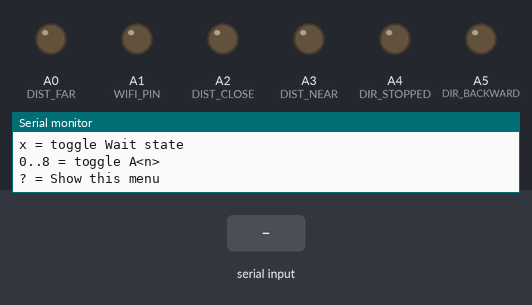
The sketch below on a simulated Arduino Nano, built with avr-gcc and run on an emulated ATmega328P. Shown: output pins drawn as LEDs (lit = HIGH), the last lines printed to the serial monitor. Dashed ring = blinking. The test bench sets the inputs (shaded band).

Above: at 1.2 s.
1.3 s: "<t>" received over Serial
At 2.03 s:
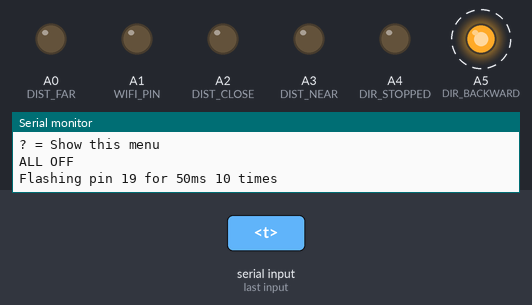
4.3 s: byte 97 ('a') received over Serial
At 4.51 s:
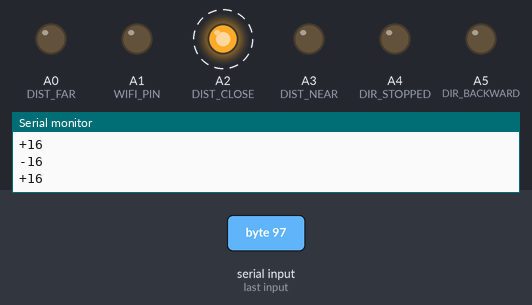
At 14.32 s:
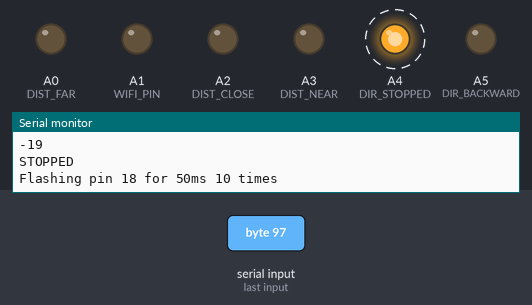
Timing chart, 0 to 15.9 s (numbered marks = the images above; inputs shaded):
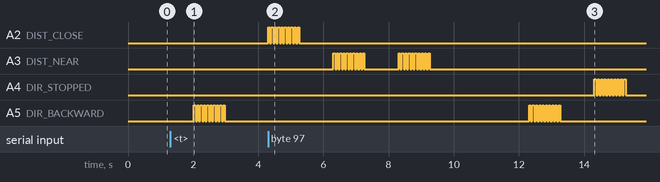

Measured:
- after the input at 1.3 s, A5 (DIR_BACKWARD): alternates HIGH for 0.05 s and LOW for 0.05 s, 20 changes in all, then stays LOW, starting after 0.72 s
- after the input at 4.3 s, A2 (DIST_CLOSE): alternates HIGH for 0.05 s and LOW for 0.05 s, 20 changes in all, then stays LOW, starting at once; A3 (DIST_NEAR): goes 9 × (HIGH 0.05 s, LOW 0.05 s), HIGH 0.05 s, LOW 1.1 s, 9 × (HIGH 0.05 s, LOW 0.05 s), HIGH 0.05 s, then LOW, starting after 2.0 s

The sketch:

RGBLED_Tester.ino
```cpp
/*
	Name:       RGBLED_Tester.ino
	Created:	10/15/2018 6:20:59 PM
	Author:     THOR\bob
*/

#define DIST_FAR		A0
#define DIST_NEAR		A3
#define DIST_CLOSE		A2
#define WIFI_PIN		A1
#define POWER_PIN		A7
#define DIR_FORWARD		A6
#define DIR_BACKWARD	A5
#define DIR_STOPPED		A4

bool waitForIt = false;
bool tracePins = false;

void setup () {
	Serial.begin ( 115200 );
	pinMode ( DIST_CLOSE, OUTPUT );
	pinMode ( DIST_NEAR, OUTPUT );
	pinMode ( DIST_FAR, OUTPUT );
	pinMode ( POWER_PIN, OUTPUT );
	pinMode ( WIFI_PIN, OUTPUT );
	pinMode ( DIR_FORWARD, OUTPUT );
	pinMode ( DIR_BACKWARD, OUTPUT );
	pinMode ( DIR_STOPPED, OUTPUT );

	//while (!Serial.available ()) {
	//	flashPin ( DIST_CLOSE, 10, 50 );
	//	flashPin ( DIST_NEAR, 10, 50 );
	//	flashPin ( DIST_FAR, 10, 50 );
	//	flashPin ( POWER_PIN, 10, 50 );
	//	flashPin ( WIFI_PIN, 10, 50 );
	//	flashPin ( DIR_FORWARD, 10, 50 );
	//	flashPin ( DIR_BACKWARD, 10, 50 );
	//	flashPin ( DIR_STOPPED, 10, 50 );
	//}

	showMenu ();
}
void showMenu () {
	Serial.println ( F ( "c = Close (RED)" ) );
	Serial.println ( F ( "n = Near (BLUE)" ) );
	Serial.println ( F ( "f = Far (GREEN)" ) );
	Serial.println ( F ( "> = FORWARD (GREEN)" ) );
	Serial.println ( F ( "< = Backward (RED)" ) );
	Serial.println ( F ( "s = Stopped (BLUE)" ) );
	Serial.println ( F ( "p = Toggle Power Pin (RED)" ) );
	Serial.println ( F ( "w = Toggle WiFi Pin (BLUE)" ) );
	Serial.println ( F ( "t = Toggle Pin Tracing" ) );
	Serial.println ( F ( "l = Light Show" ) );
	Serial.println ( F ( "+ = All On" ) );
	Serial.println ( F ( "- = All off" ) );
	Serial.println ( F ( "a = Flash All Pins and hold" ) );
	Serial.println ( F ( "x = toggle Wait state" ) );
	Serial.println ( F ( "0..8 = toggle A<n>" ) );
	Serial.println ( F ( "? = Show this menu" ) );
}

void turnOn ( int pin ) {
	if (tracePins) {
		Serial.print ( '+' );
		Serial.println ( pin );
	}
	digitalWrite ( pin, HIGH );
}

void turnOff ( int pin ) {
	if (tracePins) {
		Serial.print ( '-' );
		Serial.println ( pin );
	}
	digitalWrite ( pin, LOW );
}

void loop () {
	if (Serial.available ()) {
		char cmd = Serial.read ();
		switch (cmd) {
		case 0x10:
		case 0x13:
			return;

		case 't':
			tracePins = !tracePins;
			Serial.print ( F ( "Trace Pins " ) );
			Serial.println ( ( tracePins )?"ENABLED":"DISABLED" );
			break;

		case 'c':
			allOff ();
			Serial.println ( F ( "CLOSE" ) );
			waitForIt = true;
			return;

		case 'n':
			allOff ();
			flashPin ( DIST_NEAR, 10, 50 );
			turnOn ( DIST_NEAR );
			Serial.println ( F ( "NEAR" ) );
			waitForIt = true;
			return;

		case 'l':
			lightShow ();
			allOff ();
			break;
		case 'f':
			allOff ();
			flashPin ( DIST_NEAR, 10, 50 );
			turnOn ( DIST_NEAR );
			Serial.println ( F ( "FAR" ) );
			waitForIt = true;
			return;

		case '>':
			allOff ();
			flashPin ( DIR_FORWARD, 10, 50 );
			turnOn ( DIR_FORWARD );
			Serial.println ( F ( "FORWARD" ) );
			waitForIt = true;
			return;

		case '<':
			allOff ();
			flashPin ( DIR_BACKWARD, 10, 50 );
			turnOn ( DIR_BACKWARD );
			Serial.println ( F ( "BACKWARD" ) );
			waitForIt = true;
			return;

		case 's':
			allOff ();
			flashPin ( DIR_STOPPED, 10, 50 );
			turnOn ( DIR_STOPPED );
			Serial.println ( F ( "STOPPED" ) );
			waitForIt = true;
			return;

		case 'p':
			allOff ();
			flashPin ( POWER_PIN, 10, 50 );
			turnOn ( POWER_PIN );
			Serial.println ( F ( "POWER" ) );
			waitForIt = true;
			return;

		case 'w':
			allOff ();
			flashPin ( WIFI_PIN, 10, 50 );
			turnOn ( WIFI_PIN );
			Serial.println ( F ( "WIFI" ) );
			waitForIt = true;
			return;

		case 'a':
			Serial.println ( F ( "CLOSE" ) );
			flashPin ( DIST_CLOSE, 10, 50 );
			delay ( 1000 );

			Serial.println ( F ( "NEAR" ) );
			flashPin ( DIST_NEAR, 10, 50 );
			delay ( 1000 );

			Serial.println ( F ( "FAR" ) );
			flashPin ( DIST_NEAR, 10, 50 );
			delay ( 1000 );

			Serial.println ( F ( "FORWARD" ) );
			flashPin ( DIR_FORWARD, 10, 50 );
			delay ( 1000 );

			Serial.println ( F ( "BACKWARD" ) );
			flashPin ( DIR_BACKWARD, 10, 50 );
			delay ( 1000 );

			Serial.println ( F ( "STOPPED" ) );
			flashPin ( DIR_STOPPED, 10, 50 );
			delay ( 1000 );

			Serial.println ( F ( "POWER" ) );
			flashPin ( POWER_PIN, 10, 50 );
			delay ( 1000 );

			Serial.println ( F ( "WIFI" ) );
			flashPin ( WIFI_PIN, 10, 50 );
			delay ( 1000 );

			waitForIt = true;
			return;

		case '-':
			allOff ();
			waitForIt = true;
			return;

		case '+':
			allOn ();
			waitForIt = true;
			return;

		case 'x':
			waitForIt = !waitForIt;
			return;

		case '?':
			showMenu ();
			return;

		default:
			if (cmd >= '0' && cmd <= '7') {
				int pin = (int) cmd - 0x30 + 14;
				allOff ();
				flashPin ( pin, 10, 50 );
				turnOn ( pin );
				return;
			}
			Serial.print ( "??? [" );
			Serial.print ( (int)cmd, HEX );
			Serial.println ( F ( "]" ) );
			break;
		}
	}

	if (waitForIt) {
		return;
	}

	//turnOn ( DIST_CLOSE );
	//delay ( 500 );
	//turnOff ( DIST_CLOSE );
	//turnOn ( DIST_FAR );
	//delay ( 500 );
	//turnOff ( DIST_FAR );
	//turnOn ( DIST_NEAR );
	//delay ( 500 );
	//turnOff ( DIST_NEAR );
	//delay ( 500 );
	//turnOn ( DIR_BACKWARD );
	//delay ( 500 );
	//turnOff ( DIR_BACKWARD );
	//delay ( 500 );
	//turnOn ( DIR_STOPPED );
	//delay ( 500 );
	//turnOff ( DIR_STOPPED );
	//delay ( 500 );
	//turnOn ( WIFI_PIN );
	//delay ( 500 );
	//turnOff ( WIFI_PIN );
	//delay ( 500 );
	//turnOn ( POWER_PIN );
	//delay ( 500 );
	//turnOff ( POWER_PIN );
	delay ( 1000 );
}

void allOff () {
	turnOff ( DIST_CLOSE );
	turnOff ( DIST_FAR );
	turnOff ( DIST_NEAR );
	turnOff ( DIR_FORWARD );
	turnOff ( DIR_BACKWARD );
	turnOff ( DIR_STOPPED );
	turnOff ( POWER_PIN);
	turnOff ( WIFI_PIN );
	Serial.println ( F ( "ALL OFF" ) );
}

void allOn () {
	Serial.println ( F ( "ALL ON" ) );
	flashPin ( DIST_NEAR, 10, 50 );
	turnOn ( DIST_NEAR );

	flashPin ( DIST_NEAR, 10, 50 );
	turnOn ( DIST_NEAR );

	flashPin ( DIST_NEAR, 10, 50 );
	turnOn ( DIST_NEAR );

	flashPin ( DIR_FORWARD, 10, 50 );
	turnOn ( DIR_FORWARD );

	flashPin ( DIR_BACKWARD, 10, 50 );
	turnOn ( DIR_BACKWARD );

	flashPin ( DIR_STOPPED, 10, 50 );
	turnOn ( DIR_STOPPED );

	flashPin ( POWER_PIN, 10, 50 );
	turnOn ( POWER_PIN );

	flashPin ( WIFI_PIN, 10, 50 );
	turnOn ( WIFI_PIN );
}

static void flashPin ( int pin, int count, int duration ) {
	Serial.print ( F ( "Flashing pin " ) );
	Serial.print ( pin );
	Serial.print ( F ( " for " ) );
	Serial.print ( duration );
	Serial.print ( F ( "ms " ) );
	Serial.print ( count );
	Serial.println ( F ( " times" ) );

	for (int i = 0; i < count; i++) {
		turnOn ( pin );
		delay ( duration );
		turnOff ( pin );
		delay ( duration );
	}
}

void lightShow () {
	while (!Serial.available ()) {
		for (int i = 0; i < 8; i++) {
			flashPin ( i+14, 5, 50 );
		}
	}
}
```
